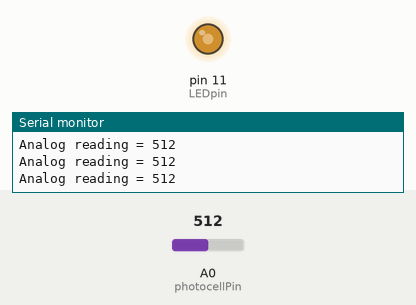
A sketch run on a simulated Arduino Uno, built with avr-gcc and run on an emulated ATmega328P. Shown: output pins drawn as LEDs (lit = HIGH), the last lines printed to the serial monitor. Inputs (shaded band) come from the test bench; at power-on: A0 (photocellPin) = 512.

Above: at 1.2 s.
1.3 s: A0 (photocellPin) set to 716
At 2.2 s:
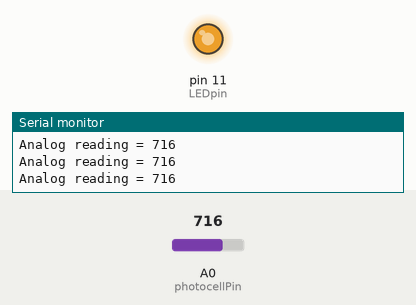
2.8 s: A0 (photocellPin) set to 846
At 3.7 s:
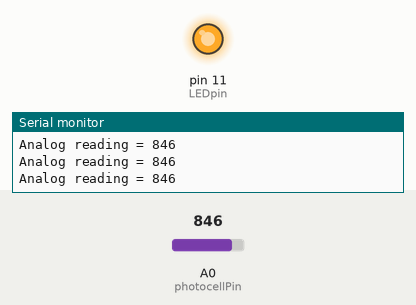
4.3 s: A0 (photocellPin) set to 854
At 5.1 s:
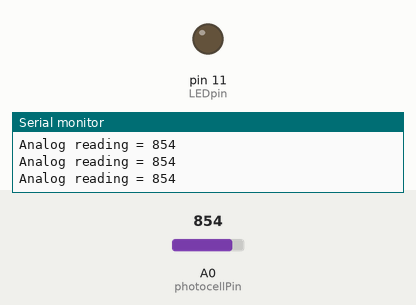
5.8 s: A0 (photocellPin) set to 900
At 6.5 s:
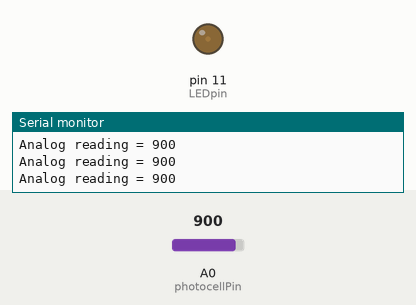
7.3 s: A0 (photocellPin) set to 306
At 7.9 s:
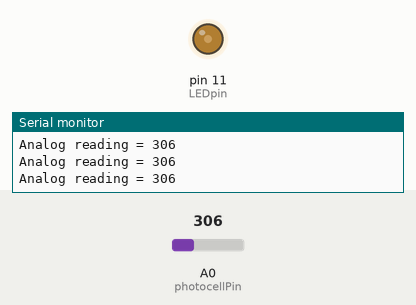
8.8 s: A0 (photocellPin) set to 511
At 9.3 s:
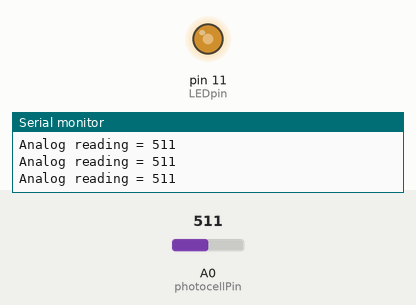
Timing chart, 0 to 11.3 s (numbered marks = the images above; inputs shaded):
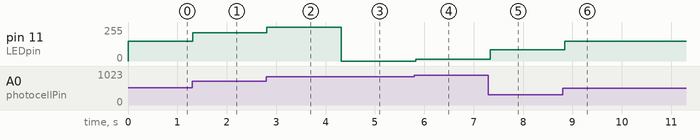

The sketch:

Experiment-2.ino
```cpp
int photocellPin = 0;     // the cell connected to a0
int photocellReading;     // the analog reading from the sensor divider
int LEDpin = 11;          // connect Red LED to pin 11 (PWM pin)
int LEDbrightness;        //
void setup(void) {

  // We'll send debugging information via the Serial monitor
  Serial.begin(9600);
}

void loop(void) {
  photocellReading = analogRead(photocellPin);

  Serial.print("Analog reading = ");
  Serial.println(photocellReading);     // the raw analog reading
  // LED gets brighter the darker it is at the sensor

  //now we have to map 0-1023 to 0-255 since thats the range analogWrite uses
  LEDbrightness = map(photocellReading, 25, 850, 0, 255);
  analogWrite(LEDpin, LEDbrightness);

  delay(100);
}
```

Measured:
- the behaviour switches between 853 and 854 on A0 (photocellPin) (found by bisection; images 2 and 3)
- after the input at 1.3 s, pin 11 (LEDpin): 150/255 → 213/255 at once
- after the input at 2.8 s, pin 11 (LEDpin): 213/255 → 253/255 at once
- after the input at 4.3 s, pin 11 (LEDpin): 253/255 → 0/255 at once
- after the input at 5.8 s, pin 11 (LEDpin): 0/255 → 14/255 at once
- after the input at 7.3 s, pin 11 (LEDpin): 14/255 → 86/255 at once
- after the input at 8.8 s, pin 11 (LEDpin): 86/255 → 150/255 at once
